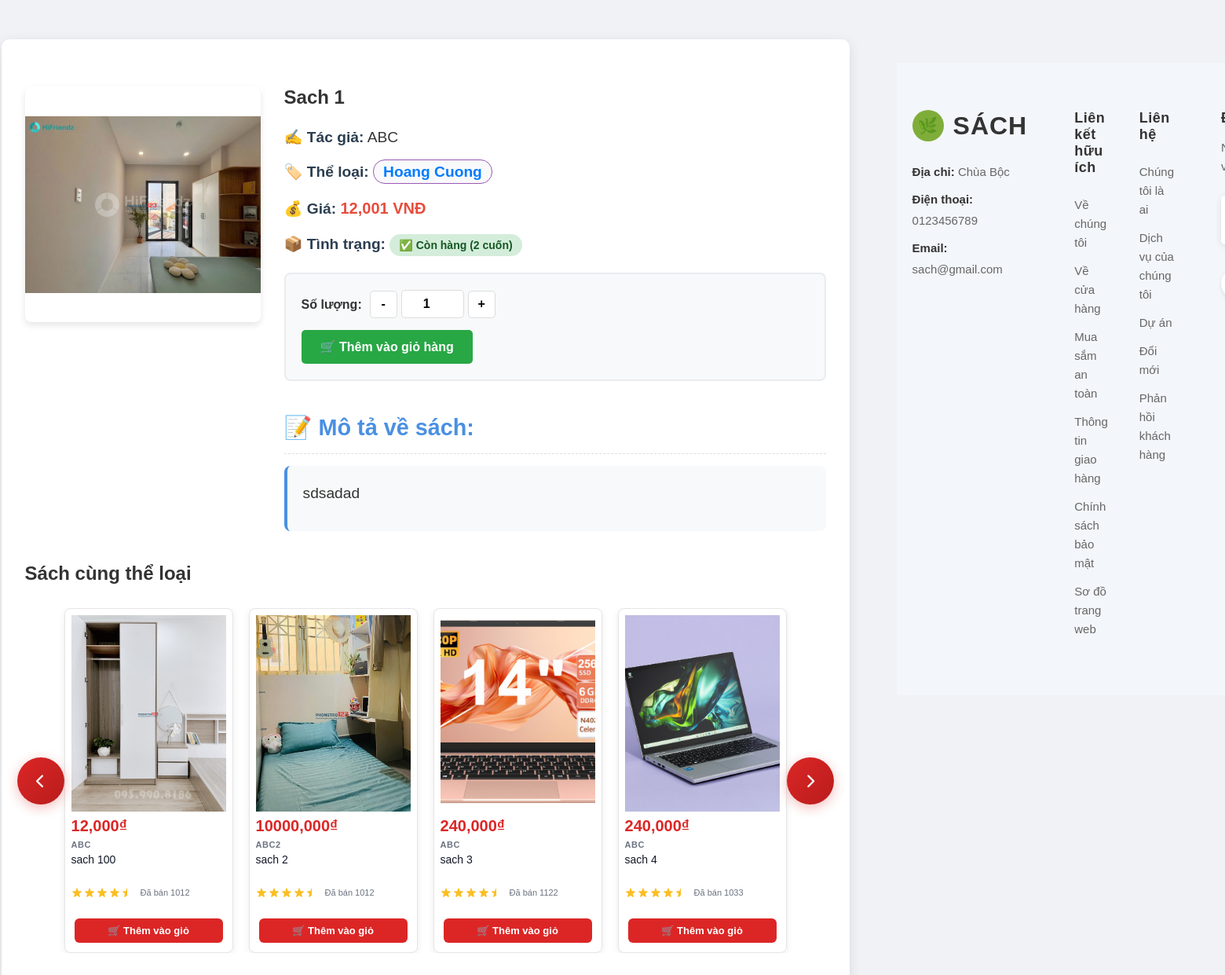
Page /sach-1/ on the committed database.
### apps/books/models.py (models this page shows, shortened)
class Book(models.Model):
    title = models.CharField(max_length=200, verbose_name="Tên Sách")
    author = models.CharField(max_length=100, verbose_name="Tác Giả")
    slug = models.SlugField(unique=True, max_length=200, blank=True, null=True)
    description = models.TextField(verbose_name="Mô Tả")
    price = models.DecimalField(max_digits=10, decimal_places=3, verbose_name="Giá")
    stock = models.IntegerField(verbose_name="Số Lượng Tồn Kho")
    image = models.ImageField(upload_to='books/', blank=True, null=True, verbose_name="Hình Ảnh")
    category = models.ForeignKey(Category, on_delete=models.CASCADE, verbose_name="Thể Loại", null=True, blank=True)
    class Meta:
        verbose_name = "Sách"
        verbose_name_plural = "Sách"
        ordering = ['title']

class Category(models.Model):
    name = models.CharField(max_length=100, verbose_name="Tên Danh Mục")
    description = models.TextField(blank=True, null=True, verbose_name="Mô Tả")
    slug = models.SlugField(unique=True, max_length=200, blank=True, null=True, verbose_name="Slug")
    created_at = models.DateTimeField(auto_now_add=True, verbose_name="Ngày Tạo")
    updated_at = models.DateTimeField(auto_now=True, verbose_name="Ngày Cập Nhật")
    is_active = models.BooleanField(default=True, verbose_name="Kích Hoạt")
    class Meta:
        verbose_name = "Danh Mục"
        verbose_name_plural = "Danh Mục"
        ordering = ['name']
    def get_books_count(self):
        return self.book_set.count()
    get_books_count.short_description = 'Số Sách'

### apps/books/views.py (the view)
# urls.py: path('<slug:slug>/', views.book_detail_view, name='detail'), # /books/ten-sach/ - Chi tiết sách
def book_detail_view(request, slug):
    book = get_object_or_404(Book, slug=slug)
    related_books = []
    if book.category:
        related_books = Book.objects.filter(
            category=book.category
        ).exclude(slug=slug)[:6]  # Lấy tối đa 6 sách liên quan
    context = {
        'book': book,
        'related_books': related_books,
        'page_title': book.title,
    }
    return render(request, 'books/book_detail.html', context)

### apps/cart/context_processors.py (called while the page is built)
def cart_context(request):
    cart = request.session.get('cart', {})
    cart_count = sum(cart.values())
    return {
        'cart_count': cart_count,
        'cart_items_exist': cart_count > 0
    }

### apps/books/templates/books/book_detail.html (shortened to what this page needs)
{% extends 'base.html' %}
{% load static %}
{% block content %}
<link rel="stylesheet" href="{% static 'css/book_detail.css' %}">
<link rel="stylesheet" type="text/css" href="https://cdn.jsdelivr.net/npm/slick-carousel@1.8.1/slick/slick.css"/>
<link rel="stylesheet" type="text/css" href="https://cdn.jsdelivr.net/npm/slick-carousel@1.8.1/slick/slick-theme.css"/>
<link rel="stylesheet" href="https://cdnjs.cloudflare.com/ajax/libs/font-awesome/6.0.0/css/all.min.css"/>
    <div class="container detail-page">
<div style="width: 100%;">
    <div class="book-detail-content">
        {% if book.image %}
            <div class="book-image">
                <img  src="{{ book.image.url }}" alt="{{ book.title }}">
            </div>
        {% else %}
            <div class="book-image">
                <img  src="{% static 'books/placeholder.png' %}" alt="No Image">
            </div>
        {% endif %}
        <div class="book-info">
            <h2>{{ book.title }}</h2>
            <p><strong>✍️ Tác giả:</strong> {{ book.author }}</p>
            {% if book.category %}
                <p><strong>🏷️ Thể loại:</strong>
                    <a href="{% url 'books:list' %}?category={{ book.category.slug }}" class="category-link">
                        {{ book.category.name }}
                    </a>
                </p>
            {% endif %}
            <p><strong>💰 Giá:</strong> <span class="price-highlight">{{ book.price|floatformat:3 }} VNĐ</span></p>
            <p><strong>📦 Tình trạng:</strong>
                {% if book.stock > 0 %}
                    <span class="stock-status in-stock">✅ Còn hàng ({{ book.stock }} cuốn)</span>
                {% else %}
                    <span class="stock-status out-of-stock">❌ Hết hàng</span>
                {% endif %}
            </p>
            <div class="add-to-cart-section">
                {% if book.stock > 0 %}
                    <form method="post" action="{% url 'cart:add' book_id=book.id %}" class="add-to-cart-form">
                        <div class="quantity-selector">
                            <label for="quantity">Số lượng:</label>
                            <div class="quantity-controls">
                                <button type="button" class="qty-btn qty-minus">-</button>
                                <input type="number"
                                       id="quantity"
                                       name="quantity"
                                       value="1"
                                       min="1"
                                       max="{{ book.stock }}"
                                       class="quantity-input">
                                <button type="button" class="qty-btn qty-plus">+</button>
                            </div>
                        </div>
                        <button type="submit" class="btn-add-to-cart-detail">
                            🛒 Thêm vào giỏ hàng
                        </button>
                    </form>
                {% endif %}
            </div>
            <h3>📝 Mô tả về sách:</h3>
            <div class="book-description">
                {{ book.description|linebreaks }}
            </div>
        </div>
    </div>
    <h2>Sách cùng thể loại</h2>
    <div class="related-books-slider book-grid">
        {% for book in related_books %}
        <div class="book-item">
            <a href="{% url 'books:detail' slug=book.slug %}" class="book-link">
                <div class="image-wrapper">
                    {% if book.image %}
                        <img src="{{ book.image.url }}" alt="{{ book.title }}" class="book-image" width="240" height="250" />
                    {% else %}
                        <img src="{% static 'books/placeholder.png' %}" alt="No Image" class="book-image" width="240" height="250" />
                    {% endif %}
                </div>
                <div class="price-row" style="margin-top: 8px;">
                    <span class="price" style="font-size: 20px; font-weight: 700;">{{ book.price|floatformat:3 }}₫</span>
                </div>
                <div class="author">{{ book.author }}</div>
                <div class="title">{{ book.title }}</div>
                <div class="rating-row" aria-label="4.5 star rating">
                    <span class="sold">Đã bán {{ book.stock|add:1000 }}</span>
                </div>
            </a>
            <div class="card-actions">
                    <a href="{% url 'cart:add' book_id=book.id %}" class="btn-add-cart">
                        🛒 Thêm vào giỏ
                    </a>
            </div>
        </div>
        {% endfor %}
    </div>
</div>
    </div>
{% endblock %}

### apps/books/static/books/style.css (style rules this page uses)
body { font-family: 'Segoe UI', Tahoma, Geneva, Verdana, sans-serif; background-color: #f0f2f5; color: #333; margin: 0; padding: 0; display: flex; justify-content: center; align-items: flex-start; min-height: 100vh; }
.container { background-color: #ffffff; border-radius: 10px; box-shadow: 0 4px 15px rgba(0, 0, 0, 0.1); padding: 30px; margin-top: 50px; width: 90%; max-width: 1200px; box-sizing: border-box; display: flex; margin: auto; }
.book-grid { display: grid; grid-template-columns: repeat(auto-fill, minmax(250px, 1fr)); gap: 30px; margin-top: 30px; justify-content: center; }
.book-detail-content { display: flex; flex-wrap: wrap; gap: 40px; margin-top: 30px; align-items: flex-start; }
.book-image { flex-shrink: 0; text-align: center; width: 250px; }
.book-image img { max-width: 100%; height: auto; border-radius: 8px; box-shadow: 0 8px 20px rgba(0, 0, 0, 0.15); display: block; margin: 0 auto; }
.book-info { flex-grow: 1; line-height: 1.7; }
.book-info h2 { font-size: 3.5em; color: #34495e; margin-top: 0; margin-bottom: 20px; line-height: 1.2; }
.book-info p { margin-bottom: 12px; font-size: 1.2em; }
.book-info strong { color: #2c3e50; font-weight: 600; }
.book-info h3 { color: #4a90e2; margin-top: 35px; margin-bottom: 15px; border-bottom: 1px dashed #e0e0e0; padding-bottom: 8px; font-size: 1.8em; }
.category-link { color: #9b59b6; text-decoration: none; font-weight: 600; padding: 4px 12px; background-color: #f8f9fa; border-radius: 15px; border: 1px solid #9b59b6; transition: all 0.3s ease; }
.price-highlight { color: #e67e22; font-weight: bold; font-size: 1.3em; }
.book-description { background-color: #f8f9fa; padding: 20px; border-radius: 8px; border-left: 4px solid #4a90e2; line-height: 1.6; margin-top: 15px; }

### static/css/header.css (style rules this page uses)
* { margin: 0; padding: 0; box-sizing: border-box; }
body { font-family: 'Arial', sans-serif; }

### apps/books/templates/books/book_detail.html (style rules this page uses)
.related-books-slider { margin: 30px auto; position: relative; padding: 0 50px; }
.related-books-slider .book-item { margin: 0 10px; outline: none; }
.related-books-slider.slick-initialized { display: block !important; }

### rows in the picture
Book: image (picture), title "Sach 1", author "ABC", category.name "Hoang Cuong", price "12,001", stock "2", description "sdsadad"
Book: image (picture), price "12,000", author "ABC", title "sach 100", stock|add "1012"
Book: image (picture), price "10000,000", author "ABC2", title "sach 2", stock|add "1012"
Book: image (picture), price "240,000", author "ABC", title "sach 3", stock|add "1122"
Book: image (picture), price "240,000", author "ABC", title "sach 4", stock|add "1033"
